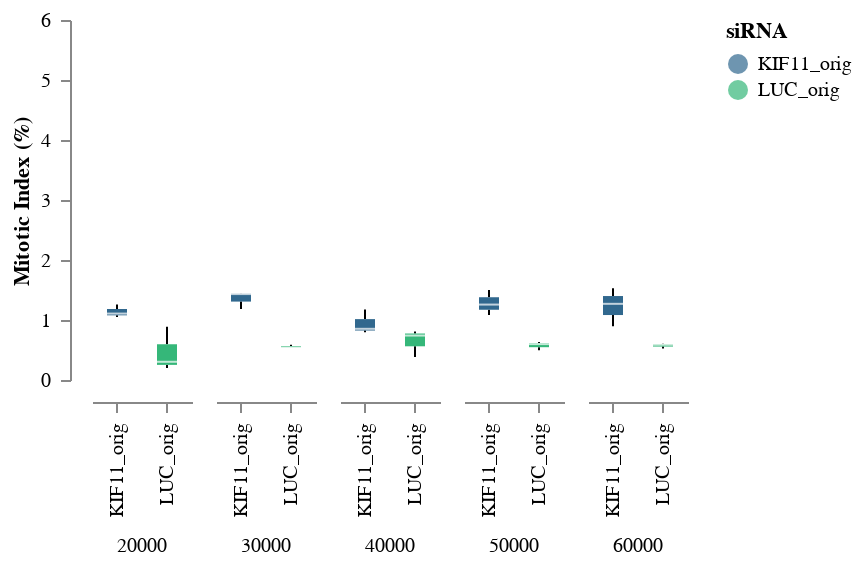

The cell this chart's notebook holds for it:
### Code cell
BINBOX_MitoticIndex_Time_CM = Binned_Boxplot2(
    data = df[df["Cells"] == "CM"],
    x = 'siRNA',
    y = 'Mitotic Index (%)',
    x_title = '',
    y_title = 'Mitotic Index (%)',
    color = 'siRNA',
    column = 'Seeding_cm-2',
    y_min = 0,
    y_max = 6
)
BINBOX_MitoticIndex_Time_CM

### Figure 1 — Vega-Lite specification as saved in the notebook (floating-point values rounded to 4 significant figures)
{"config": {"view": {"continuousWidth": 300, "continuousHeight": 300, "stroke": "transparent", "strokeWidth": 0.5}, "axis": {"grid": true, "labelPadding": 5, "offset": 10, "ticks": true}, "facet": {"spacing": 10}, "header": {"labelOrient": "bottom", "title": null}}, "data": {"name": "data-bbcc835935b5fb01fdcb5b3224a07c8d"}, "mark": {"type": "boxplot", "extent": "min-max", "size": 10}, "encoding": {"color": {"field": "siRNA", "scale": {"scheme": "viridis"}, "type": "nominal"}, "column": {"field": "Seeding_cm-2", "type": "quantitative"}, "x": {"axis": {"grid": false}, "field": "siRNA", "title": null, "type": "nominal"}, "y": {"axis": {"grid": false}, "field": "Mitotic Index (%)", "scale": {"domain": [0, 6]}, "title": "Mitotic Index (%)", "type": "quantitative"}}, "height": 180, "width": 50, "$schema": "https://vega.github.io/schema/vega-lite/v5.20.1.json", "datasets": {"data-bbcc835935b5fb01fdcb5b3224a07c8d": [{"Row": 2, "Column": 7, "Plane": 1, "Timepoint": 1, "Modified Nuclei - Number of Objects": 2806, "Modified Nuclei - Intensity Region Alexa 647 Mean - Mean per Well": 186.5, "Modified Nuclei - Intensity Region Alexa 647 Mean - StdDev per Well": 423.5, "Modified Nuclei - Region Area [¬µm¬≤] - Mean per Well": 203.5, "Modified Nuclei - Region Area [¬µm¬≤] - StdDev per Well": 97.17, "Mitotic cells - Number of Objects": 17, "Mitotic Index (%)": 0.6058, "Number of Analyzed Fields": 4, "Height [¬µm]": 0, "Time [s]": 0, "Compound": null, "Concentration": null, "Cells": "CM", "Cell Count": null, "Seeding_cm-2": 60000, "siRNA": "LUC_orig", "Mitotic_index_relative": 1.057, "Population_density_cells_per_mm2": 1710.0, "Seeding_mm-2": 600.0}, {"Row": 3, "Column": 7, "Plane": 1, "Timepoint": 1, "Modified Nuclei - Number of Objects": 3062, "Modified Nuclei - Intensity Region Alexa 647 Mean - Mean per Well": 181.4, "Modified Nuclei - Intensity Region Alexa 647 Mean - StdDev per Well": 349.8, "Modified Nuclei - Region Area [¬µm¬≤] - Mean per Well": 208.5, "Modified Nuclei - Region Area [¬µm¬≤] - StdDev per Well": 101.0, "Mitotic cells - Number of Objects": 18, "Mitotic Index (%)": 0.5879, "Number of Analyzed Fields": 4, "Height [¬µm]": 0, "Time [s]": 0, "Compound": null, "Concentration": null, "Cells": "CM", "Cell Count": null, "Seeding_cm-2": 60000, "siRNA": "LUC_orig", "Mitotic_index_relative": 1.025, "Population_density_cells_per_mm2": 1866.0, "Seeding_mm-2": 600.0}, {"Row": 4, "Column": 7, "Plane": 1, "Timepoint": 1, "Modified Nuclei - Number of Objects": 2658, "Modified Nuclei - Intensity Region Alexa 647 Mean - Mean per Well": 179.7, "Modified Nuclei - Intensity Region Alexa 647 Mean - StdDev per Well": 259.5, "Modified Nuclei - Region Area [¬µm¬≤] - Mean per Well": 206.4, "Modified Nuclei - Region Area [¬µm¬≤] - StdDev per Well": 99.05, "Mitotic cells - Number of Objects": 14, "Mitotic Index (%)": 0.5267, "Number of Analyzed Fields": 4, "Height [¬µm]": 0, "Time [s]": 0, "Compound": null, "Concentration": null, "Cells": "CM", "Cell Count": null, "Seeding_cm-2": 60000, "siRNA": "LUC_orig", "Mitotic_index_relative": 0.9186, "Population_density_cells_per_mm2": 1620.0, "Seeding_mm-2": 600.0}, {"Row": 5, "Column": 7, "Plane": 1, "Timepoint": 1, "Modified Nuclei - Number of Objects": 2158, "Modified Nuclei - Intensity Region Alexa 647 Mean - Mean per Well": 234.9, "Modified Nuclei - Intensity Region Alexa 647 Mean - StdDev per Well": 623.9, "Modified Nuclei - Region Area [¬µm¬≤] - Mean per Well": 208.3, "Modified Nuclei - Region Area [¬µm¬≤] - StdDev per Well": 105.1, "Mitotic cells - Number of Objects": 33, "Mitotic Index (%)": 1.529, "Number of Analyzed Fields": 4, "Height [¬µm]": 0, "Time [s]": 0, "Compound": null, "Concentration": null, "Cells": "CM", "Cell Count": null, "Seeding_cm-2": 60000, "siRNA": "KIF11_orig", "Mitotic_index_relative": 2.667, "Population_density_cells_per_mm2": 1315.0, "Seeding_mm-2": 600.0}, {"Row": 6, "Column": 7, "Plane": 1, "Timepoint": 1, "Modified Nuclei - Number of Objects": 2048, "Modified Nuclei - Intensity Region Alexa 647 Mean - Mean per Well": 216.9, "Modified Nuclei - Intensity Region Alexa 647 Mean - StdDev per Well": 562.1, "Modified Nuclei - Region Area [¬µm¬≤] - Mean per Well": 204.6, "Modified Nuclei - Region Area [¬µm¬≤] - StdDev per Well": 104.2, "Mitotic cells - Number of Objects": 26, "Mitotic Index (%)": 1.27, "Number of Analyzed Fields": 4, "Height [¬µm]": 0, "Time [s]": 0, "Compound": null, "Concentration": null, "Cells": "CM", "Cell Count": null, "Seeding_cm-2": 60000, "siRNA": "KIF11_orig", "Mitotic_index_relative": 2.214, "Population_density_cells_per_mm2": 1248.0, "Seeding_mm-2": 600.0}, {"Row": 7, "Column": 7, "Plane": 1, "Timepoint": 1, "Modified Nuclei - Number of Objects": 1674, "Modified Nuclei - Intensity Region Alexa 647 Mean - Mean per Well": 195.0, "Modified Nuclei - Intensity Region Alexa 647 Mean - StdDev per Well": 317.5, "Modified Nuclei - Region Area [¬µm¬≤] - Mean per Well": 199.3, "Modified Nuclei - Region Area [¬µm¬≤] - StdDev per Well": 98.55, "Mitotic cells - Number of Objects": 15, "Mitotic Index (%)": 0.8961, "Number of Analyzed Fields": 4, "Height [¬µm]": 0, "Time [s]": 0, "Compound": null, "Concentration": null, "Cells": "CM", "Cell Count": null, "Seeding_cm-2": 60000, "siRNA": "KIF11_orig", "Mitotic_index_relative": 1.563, "Population_density_cells_per_mm2": 1020.0, "Seeding_mm-2": 600.0}, {"Row": 2, "Column": 8, "Plane": 1, "Timepoint": 1, "Modified Nuclei - Number of Objects": 2340, "Modified Nuclei - Intensity Region Alexa 647 Mean - Mean per Well": 183.5, "Modified Nuclei - Intensity Region Alexa 647 Mean - StdDev per Well": 334.8, "Modified Nuclei - Region Area [¬µm¬≤] - Mean per Well": 202.4, "Modified Nuclei - Region Area [¬µm¬≤] - StdDev per Well": 93.17, "Mitotic cells - Number of Objects": 14, "Mitotic Index (%)": 0.5983, "Number of Analyzed Fields": 4, "Height [¬µm]": 0, "Time [s]": 0, "Compound": null, "Concentration": null, "Cells": "CM", "Cell Count": null, "Seeding_cm-2": 50000, "siRNA": "LUC_orig", "Mitotic_index_relative": 1.049, "Population_density_cells_per_mm2": 1426.0, "Seeding_mm-2": 500.0}, {"Row": 3, "Column": 8, "Plane": 1, "Timepoint": 1, "Modified Nuclei - Number of Objects": 2213, "Modified Nuclei - Intensity Region Alexa 647 Mean - Mean per Well": 184.7, "Modified Nuclei - Intensity Region Alexa 647 Mean - StdDev per Well": 377.2, "Modified Nuclei - Region Area [¬µm¬≤] - Mean per Well": 197.8, "Modified Nuclei - Region Area [¬µm¬≤] - StdDev per Well": 91.34, "Mitotic cells - Number of Objects": 14, "Mitotic Index (%)": 0.6326, "Number of Analyzed Fields": 4, "Height [¬µm]": 0, "Time [s]": 0, "Compound": null, "Concentration": null, "Cells": "CM", "Cell Count": null, "Seeding_cm-2": 50000, "siRNA": "LUC_orig", "Mitotic_index_relative": 1.109, "Population_density_cells_per_mm2": 1349.0, "Seeding_mm-2": 500.0}, {"Row": 4, "Column": 8, "Plane": 1, "Timepoint": 1, "Modified Nuclei - Number of Objects": 2424, "Modified Nuclei - Intensity Region Alexa 647 Mean - Mean per Well": 179.3, "Modified Nuclei - Intensity Region Alexa 647 Mean - StdDev per Well": 248.2, "Modified Nuclei - Region Area [¬µm¬≤] - Mean per Well": 210.0, "Modified Nuclei - Region Area [¬µm¬≤] - StdDev per Well": 104.2, "Mitotic cells - Number of Objects": 12, "Mitotic Index (%)": 0.495, "Number of Analyzed Fields": 4, "Height [¬µm]": 0, "Time [s]": 0, "Compound": null, "Concentration": null, "Cells": "CM", "Cell Count": null, "Seeding_cm-2": 50000, "siRNA": "LUC_orig", "Mitotic_index_relative": 0.8681, "Population_density_cells_per_mm2": 1477.0, "Seeding_mm-2": 500.0}, {"Row": 5, "Column": 8, "Plane": 1, "Timepoint": 1, "Modified Nuclei - Number of Objects": 1465, "Modified Nuclei - Intensity Region Alexa 647 Mean - Mean per Well": 233.4, "Modified Nuclei - Intensity Region Alexa 647 Mean - StdDev per Well": 607.9, "Modified Nuclei - Region Area [¬µm¬≤] - Mean per Well": 193.4, "Modified Nuclei - Region Area [¬µm¬≤] - StdDev per Well": 88.82, "Mitotic cells - Number of Objects": 22, "Mitotic Index (%)": 1.502, "Number of Analyzed Fields": 4, "Height [¬µm]": 0, "Time [s]": 0, "Compound": null, "Concentration": null, "Cells": "CM", "Cell Count": null, "Seeding_cm-2": 50000, "siRNA": "KIF11_orig", "Mitotic_index_relative": 2.633, "Population_density_cells_per_mm2": 892.8, "Seeding_mm-2": 500.0}, {"Row": 6, "Column": 8, "Plane": 1, "Timepoint": 1, "Modified Nuclei - Number of Objects": 1591, "Modified Nuclei - Intensity Region Alexa 647 Mean - Mean per Well": 224.0, "Modified Nuclei - Intensity Region Alexa 647 Mean - StdDev per Well": 645.8, "Modified Nuclei - Region Area [¬µm¬≤] - Mean per Well": 195.8, "Modified Nuclei - Region Area [¬µm¬≤] - StdDev per Well": 96.14, "Mitotic cells - Number of Objects": 20, "Mitotic Index (%)": 1.257, "Number of Analyzed Fields": 4, "Height [¬µm]": 0, "Time [s]": 0, "Compound": null, "Concentration": null, "Cells": "CM", "Cell Count": null, "Seeding_cm-2": 50000, "siRNA": "KIF11_orig", "Mitotic_index_relative": 2.204, "Population_density_cells_per_mm2": 969.6, "Seeding_mm-2": 500.0}, {"Row": 7, "Column": 8, "Plane": 1, "Timepoint": 1, "Modified Nuclei - Number of Objects": 1844, "Modified Nuclei - Intensity Region Alexa 647 Mean - Mean per Well": 188.9, "Modified Nuclei - Intensity Region Alexa 647 Mean - StdDev per Well": 287.3, "Modified Nuclei - Region Area [¬µm¬≤] - Mean per Well": 195.1, "Modified Nuclei - Region Area [¬µm¬≤] - StdDev per Well": 91.67, "Mitotic cells - Number of Objects": 20, "Mitotic Index (%)": 1.085, "Number of Analyzed Fields": 4, "Height [¬µm]": 0, "Time [s]": 0, "Compound": null, "Concentration": null, "Cells": "CM", "Cell Count": null, "Seeding_cm-2": 50000, "siRNA": "KIF11_orig", "Mitotic_index_relative": 1.902, "Population_density_cells_per_mm2": 1124.0, "Seeding_mm-2": 500.0}, {"Row": 2, "Column": 9, "Plane": 1, "Timepoint": 1, "Modified Nuclei - Number of Objects": 1828, "Modified Nuclei - Intensity Region Alexa 647 Mean - Mean per Well": 183.0, "Modified Nuclei - Intensity Region Alexa 647 Mean - StdDev per Well": 362.6, "Modified Nuclei - Region Area [¬µm¬≤] - Mean per Well": 197.3, "Modified Nuclei - Region Area [¬µm¬≤] - StdDev per Well": 124.3, "Mitotic cells - Number of Objects": 7, "Mitotic Index (%)": 0.3829, "Number of Analyzed Fields": 4, "Height [¬µm]": 0, "Time [s]": 0, "Compound": null, "Concentration": null, "Cells": "CM", "Cell Count": null, "Seeding_cm-2": 40000, "siRNA": "LUC_orig", "Mitotic_index_relative": 0.5945, "Population_density_cells_per_mm2": 1114.0, "Seeding_mm-2": 400.0}, {"Row": 3, "Column": 9, "Plane": 1, "Timepoint": 1, "Modified Nuclei - Number of Objects": 1484, "Modified Nuclei - Intensity Region Alexa 647 Mean - Mean per Well": 194.5, "Modified Nuclei - Intensity Region Alexa 647 Mean - StdDev per Well": 396.9, "Modified Nuclei - Region Area [¬µm¬≤] - Mean per Well": 198.9, "Modified Nuclei - Region Area [¬µm¬≤] - StdDev per Well": 89.57, "Mitotic cells - Number of Objects": 12, "Mitotic Index (%)": 0.8086, "Number of Analyzed Fields": 4, "Height [¬µm]": 0, "Time [s]": 0, "Compound": null, "Concentration": null, "Cells": "CM", "Cell Count": null, "Seeding_cm-2": 40000, "siRNA": "LUC_orig", "Mitotic_index_relative": 1.255, "Population_density_cells_per_mm2": 904.3, "Seeding_mm-2": 400.0}, {"Row": 4, "Column": 9, "Plane": 1, "Timepoint": 1, "Modified Nuclei - Number of Objects": 1890, "Modified Nuclei - Intensity Region Alexa 647 Mean - Mean per Well": 181.9, "Modified Nuclei - Intensity Region Alexa 647 Mean - StdDev per Well": 286.2, "Modified Nuclei - Region Area [¬µm¬≤] - Mean per Well": 200.3, "Modified Nuclei - Region Area [¬µm¬≤] - StdDev per Well": 92.46, "Mitotic cells - Number of Objects": 14, "Mitotic Index (%)": 0.7407, "Number of Analyzed Fields": 4, "Height [¬µm]": 0, "Time [s]": 0, "Compound": null, "Concentration": null, "Cells": "CM", "Cell Count": null, "Seeding_cm-2": 40000, "siRNA": "LUC_orig", "Mitotic_index_relative": 1.15, "Population_density_cells_per_mm2": 1152.0, "Seeding_mm-2": 400.0}, {"Row": 5, "Column": 9, "Plane": 1, "Timepoint": 1, "Modified Nuclei - Number of Objects": 1130, "Modified Nuclei - Intensity Region Alexa 647 Mean - Mean per Well": 203.0, "Modified Nuclei - Intensity Region Alexa 647 Mean - StdDev per Well": 516.9, "Modified Nuclei - Region Area [¬µm¬≤] - Mean per Well": 199.8, "Modified Nuclei - Region Area [¬µm¬≤] - StdDev per Well": 89.21, "Mitotic cells - Number of Objects": 9, "Mitotic Index (%)": 0.7965, "Number of Analyzed Fields": 4, "Height [¬µm]": 0, "Time [s]": 0, "Compound": null, "Concentration": null, "Cells": "CM", "Cell Count": null, "Seeding_cm-2": 40000, "siRNA": "KIF11_orig", "Mitotic_index_relative": 1.237, "Population_density_cells_per_mm2": 688.6, "Seeding_mm-2": 400.0}, {"Row": 6, "Column": 9, "Plane": 1, "Timepoint": 1, "Modified Nuclei - Number of Objects": 935, "Modified Nuclei - Intensity Region Alexa 647 Mean - Mean per Well": 219.4, "Modified Nuclei - Intensity Region Alexa 647 Mean - StdDev per Well": 573.8, "Modified Nuclei - Region Area [¬µm¬≤] - Mean per Well": 198.8, "Modified Nuclei - Region Area [¬µm¬≤] - StdDev per Well": 93.98, "Mitotic cells - Number of Objects": 11, "Mitotic Index (%)": 1.176, "Number of Analyzed Fields": 4, "Height [¬µm]": 0, "Time [s]": 0, "Compound": null, "Concentration": null, "Cells": "CM", "Cell Count": null, "Seeding_cm-2": 40000, "siRNA": "KIF11_orig", "Mitotic_index_relative": 1.827, "Population_density_cells_per_mm2": 569.8, "Seeding_mm-2": 400.0}, {"Row": 7, "Column": 9, "Plane": 1, "Timepoint": 1, "Modified Nuclei - Number of Objects": 1055, "Modified Nuclei - Intensity Region Alexa 647 Mean - Mean per Well": 195.2, "Modified Nuclei - Intensity Region Alexa 647 Mean - StdDev per Well": 367.4, "Modified Nuclei - Region Area [¬µm¬≤] - Mean per Well": 196.4, "Modified Nuclei - Region Area [¬µm¬≤] - StdDev per Well": 95.53, "Mitotic cells - Number of Objects": 9, "Mitotic Index (%)": 0.8531, "Number of Analyzed Fields": 4, "Height [¬µm]": 0, "Time [s]": 0, "Compound": null, "Concentration": null, "Cells": "CM", "Cell Count": null, "Seeding_cm-2": 40000, "siRNA": "KIF11_orig", "Mitotic_index_relative": 1.324, "Population_density_cells_per_mm2": 642.9, "Seeding_mm-2": 400.0}, {"Row": 2, "Column": 10, "Plane": 1, "Timepoint": 1, "Modified Nuclei - Number of Objects": 1475, "Modified Nuclei - Intensity Region Alexa 647 Mean - Mean per Well": 184.3, "Modified Nuclei - Intensity Region Alexa 647 Mean - StdDev per Well": 359.2, "Modified Nuclei - Region Area [¬µm¬≤] - Mean per Well": 192.2, "Modified Nuclei - Region Area [¬µm¬≤] - StdDev per Well": 93.94, "Mitotic cells - Number of Objects": 8, "Mitotic Index (%)": 0.5424, "Number of Analyzed Fields": 4, "Height [¬µm]": 0, "Time [s]": 0, "Compound": null, "Concentration": null, "Cells": "CM", "Cell Count": null, "Seeding_cm-2": 30000, "siRNA": "LUC_orig", "Mitotic_index_relative": 0.9727, "Population_density_cells_per_mm2": 898.9, "Seeding_mm-2": 300.0}, {"Row": 3, "Column": 10, "Plane": 1, "Timepoint": 1, "Modified Nuclei - Number of Objects": 1294, "Modified Nuclei - Intensity Region Alexa 647 Mean - Mean per Well": 190.0, "Modified Nuclei - Intensity Region Alexa 647 Mean - StdDev per Well": 583.0, "Modified Nuclei - Region Area [¬µm¬≤] - Mean per Well": 191.4, "Modified Nuclei - Region Area [¬µm¬≤] - StdDev per Well": 80.93, "Mitotic cells - Number of Objects": 7, "Mitotic Index (%)": 0.541, "Number of Analyzed Fields": 4, "Height [¬µm]": 0, "Time [s]": 0, "Compound": null, "Concentration": null, "Cells": "CM", "Cell Count": null, "Seeding_cm-2": 30000, "siRNA": "LUC_orig", "Mitotic_index_relative": 0.9702, "Population_density_cells_per_mm2": 788.6, "Seeding_mm-2": 300.0}, {"Row": 4, "Column": 10, "Plane": 1, "Timepoint": 1, "Modified Nuclei - Number of Objects": 1357, "Modified Nuclei - Intensity Region Alexa 647 Mean - Mean per Well": 180.5, "Modified Nuclei - Intensity Region Alexa 647 Mean - StdDev per Well": 284.1, "Modified Nuclei - Region Area [¬µm¬≤] - Mean per Well": 190.6, "Modified Nuclei - Region Area [¬µm¬≤] - StdDev per Well": 81.2, "Mitotic cells - Number of Objects": 8, "Mitotic Index (%)": 0.5895, "Number of Analyzed Fields": 4, "Height [¬µm]": 0, "Time [s]": 0, "Compound": null, "Concentration": null, "Cells": "CM", "Cell Count": null, "Seeding_cm-2": 30000, "siRNA": "LUC_orig", "Mitotic_index_relative": 1.057, "Population_density_cells_per_mm2": 827.0, "Seeding_mm-2": 300.0}, {"Row": 5, "Column": 10, "Plane": 1, "Timepoint": 1, "Modified Nuclei - Number of Objects": 677, "Modified Nuclei - Intensity Region Alexa 647 Mean - Mean per Well": 211.6, "Modified Nuclei - Intensity Region Alexa 647 Mean - StdDev per Well": 484.3, "Modified Nuclei - Region Area [¬µm¬≤] - Mean per Well": 186.5, "Modified Nuclei - Region Area [¬µm¬≤] - StdDev per Well": 81.38, "Mitotic cells - Number of Objects": 8, "Mitotic Index (%)": 1.182, "Number of Analyzed Fields": 4, "Height [¬µm]": 0, "Time [s]": 0, "Compound": null, "Concentration": null, "Cells": "CM", "Cell Count": null, "Seeding_cm-2": 30000, "siRNA": "KIF11_orig", "Mitotic_index_relative": 2.119, "Population_density_cells_per_mm2": 412.6, "Seeding_mm-2": 300.0}, {"Row": 6, "Column": 10, "Plane": 1, "Timepoint": 1, "Modified Nuclei - Number of Objects": 838, "Modified Nuclei - Intensity Region Alexa 647 Mean - Mean per Well": 229.1, "Modified Nuclei - Intensity Region Alexa 647 Mean - StdDev per Well": 675.6, "Modified Nuclei - Region Area [¬µm¬≤] - Mean per Well": 189.1, "Modified Nuclei - Region Area [¬µm¬≤] - StdDev per Well": 85.49, "Mitotic cells - Number of Objects": 12, "Mitotic Index (%)": 1.432, "Number of Analyzed Fields": 4, "Height [¬µm]": 0, "Time [s]": 0, "Compound": null, "Concentration": null, "Cells": "CM", "Cell Count": null, "Seeding_cm-2": 30000, "siRNA": "KIF11_orig", "Mitotic_index_relative": 2.568, "Population_density_cells_per_mm2": 510.7, "Seeding_mm-2": 300.0}, {"Row": 7, "Column": 10, "Plane": 1, "Timepoint": 1, "Modified Nuclei - Number of Objects": 1451, "Modified Nuclei - Intensity Region Alexa 647 Mean - Mean per Well": 216.6, "Modified Nuclei - Intensity Region Alexa 647 Mean - StdDev per Well": 467.3, "Modified Nuclei - Region Area [¬µm¬≤] - Mean per Well": 196.8, "Modified Nuclei - Region Area [¬µm¬≤] - StdDev per Well": 109.3, "Mitotic cells - Number of Objects": 21, "Mitotic Index (%)": 1.447, "Number of Analyzed Fields": 4, "Height [¬µm]": 0, "Time [s]": 0, "Compound": null, "Concentration": null, "Cells": "CM", "Cell Count": null, "Seeding_cm-2": 30000, "siRNA": "KIF11_orig", "Mitotic_index_relative": 2.596, "Population_density_cells_per_mm2": 884.2, "Seeding_mm-2": 300.0}, {"Row": 2, "Column": 11, "Plane": 1, "Timepoint": 1, "Modified Nuclei - Number of Objects": 988, "Modified Nuclei - Intensity Region Alexa 647 Mean - Mean per Well": 179.5, "Modified Nuclei - Intensity Region Alexa 647 Mean - StdDev per Well": 352.2, "Modified Nuclei - Region Area [¬µm¬≤] - Mean per Well": 184.0, "Modified Nuclei - Region Area [¬µm¬≤] - StdDev per Well": 90.15, "Mitotic cells - Number of Objects": 3, "Mitotic Index (%)": 0.3036, "Number of Analyzed Fields": 4, "Height [¬µm]": 0, "Time [s]": 0, "Compound": null, "Concentration": null, "Cells": "CM", "Cell Count": null, "Seeding_cm-2": 20000, "siRNA": "LUC_orig", "Mitotic_index_relative": 0.6545, "Population_density_cells_per_mm2": 602.1, "Seeding_mm-2": 200.0}, {"Row": 3, "Column": 11, "Plane": 1, "Timepoint": 1, "Modified Nuclei - Number of Objects": 998, "Modified Nuclei - Intensity Region Alexa 647 Mean - Mean per Well": 167.6, "Modified Nuclei - Intensity Region Alexa 647 Mean - StdDev per Well": 189.2, "Modified Nuclei - Region Area [¬µm¬≤] - Mean per Well": 186.8, "Modified Nuclei - Region Area [¬µm¬≤] - StdDev per Well": 79.01, "Mitotic cells - Number of Objects": 2, "Mitotic Index (%)": 0.2004, "Number of Analyzed Fields": 4, "Height [¬µm]": 0, "Time [s]": 0, "Compound": null, "Concentration": null, "Cells": "CM", "Cell Count": null, "Seeding_cm-2": 20000, "siRNA": "LUC_orig", "Mitotic_index_relative": 0.432, "Population_density_cells_per_mm2": 608.2, "Seeding_mm-2": 200.0}, {"Row": 4, "Column": 11, "Plane": 1, "Timepoint": 1, "Modified Nuclei - Number of Objects": 1239, "Modified Nuclei - Intensity Region Alexa 647 Mean - Mean per Well": 188.0, "Modified Nuclei - Intensity Region Alexa 647 Mean - StdDev per Well": 286.9, "Modified Nuclei - Region Area [¬µm¬≤] - Mean per Well": 193.2, "Modified Nuclei - Region Area [¬µm¬≤] - StdDev per Well": 86.81, "Mitotic cells - Number of Objects": 11, "Mitotic Index (%)": 0.8878, "Number of Analyzed Fields": 4, "Height [¬µm]": 0, "Time [s]": 0, "Compound": null, "Concentration": null, "Cells": "CM", "Cell Count": null, "Seeding_cm-2": 20000, "siRNA": "LUC_orig", "Mitotic_index_relative": 1.914, "Population_density_cells_per_mm2": 755.0, "Seeding_mm-2": 200.0}, {"Row": 5, "Column": 11, "Plane": 1, "Timepoint": 1, "Modified Nuclei - Number of Objects": 858, "Modified Nuclei - Intensity Region Alexa 647 Mean - Mean per Well": 202.1, "Modified Nuclei - Intensity Region Alexa 647 Mean - StdDev per Well": 383.0, "Modified Nuclei - Region Area [¬µm¬≤] - Mean per Well": 194.8, "Modified Nuclei - Region Area [¬µm¬≤] - StdDev per Well": 89.1, "Mitotic cells - Number of Objects": 9, "Mitotic Index (%)": 1.049, "Number of Analyzed Fields": 4, "Height [¬µm]": 0, "Time [s]": 0, "Compound": null, "Concentration": null, "Cells": "CM", "Cell Count": null, "Seeding_cm-2": 20000, "siRNA": "KIF11_orig", "Mitotic_index_relative": 2.261, "Population_density_cells_per_mm2": 522.9, "Seeding_mm-2": 200.0}, {"Row": 6, "Column": 11, "Plane": 1, "Timepoint": 1, "Modified Nuclei - Number of Objects": 556, "Modified Nuclei - Intensity Region Alexa 647 Mean - Mean per Well": 191.7, "Modified Nuclei - Intensity Region Alexa 647 Mean - StdDev per Well": 294.4, "Modified Nuclei - Region Area [¬µm¬≤] - Mean per Well": 187.2, "Modified Nuclei - Region Area [¬µm¬≤] - StdDev per Well": 86.01, "Mitotic cells - Number of Objects": 7, "Mitotic Index (%)": 1.259, "Number of Analyzed Fields": 4, "Height [¬µm]": 0, "Time [s]": 0, "Compound": null, "Concentration": null, "Cells": "CM", "Cell Count": null, "Seeding_cm-2": 20000, "siRNA": "KIF11_orig", "Mitotic_index_relative": 2.714, "Population_density_cells_per_mm2": 338.8, "Seeding_mm-2": 200.0}, {"Row": 7, "Column": 11, "Plane": 1, "Timepoint": 1, "Modified Nuclei - Number of Objects": 1084, "Modified Nuclei - Intensity Region Alexa 647 Mean - Mean per Well": 194.1, "Modified Nuclei - Intensity Region Alexa 647 Mean - StdDev per Well": 287.0, "Modified Nuclei - Region Area [¬µm¬≤] - Mean per Well": 185.8, "Modified Nuclei - Region Area [¬µm¬≤] - StdDev per Well": 81.8, "Mitotic cells - Number of Objects": 12, "Mitotic Index (%)": 1.107, "Number of Analyzed Fields": 4, "Height [¬µm]": 0, "Time [s]": 0, "Compound": null, "Concentration": null, "Cells": "CM", "Cell Count": null, "Seeding_cm-2": 20000, "siRNA": "KIF11_orig", "Mitotic_index_relative": 2.386, "Population_density_cells_per_mm2": 660.6, "Seeding_mm-2": 200.0}]}}
